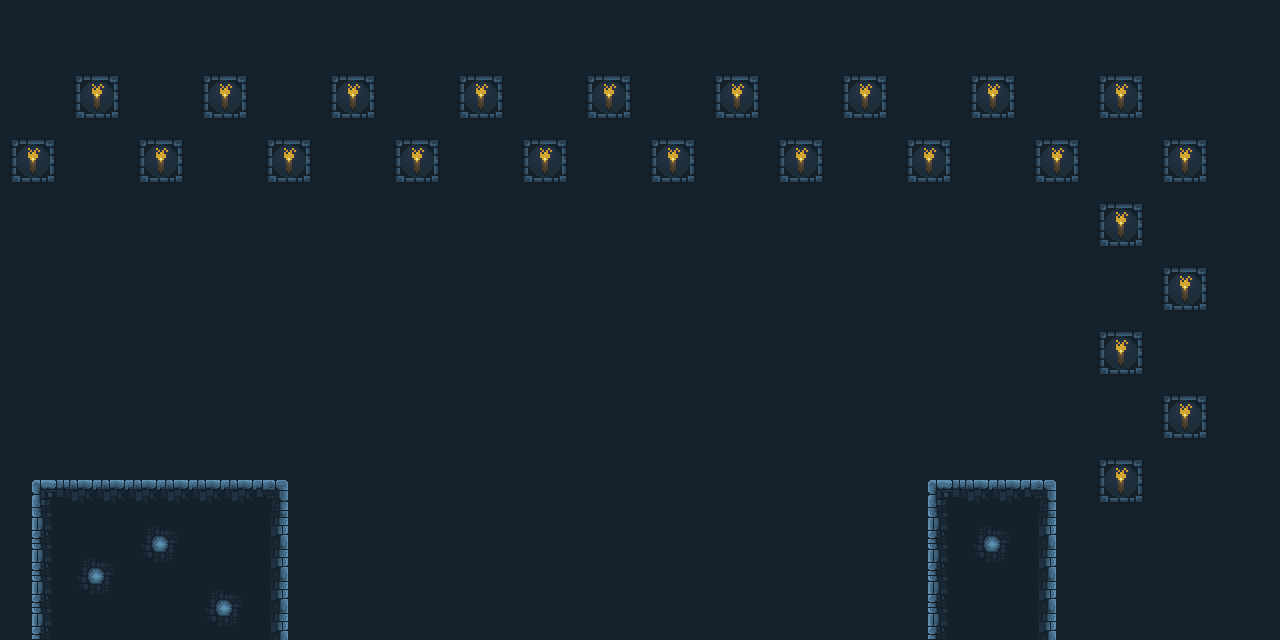

Below is a game level as drawn by its tile map, then a one-line description and the .tmx that defines it (tile-layer data replaced by summaries):
An orthogonal 40x20 tile map with 32x32 px tiles, 2 tile layers (foreground, background), 8 tilesets and 25 objects (player, goal).

<map version="1.0" orientation="orthogonal" renderorder="right-down" width="40" height="20" tilewidth="32" tileheight="32" nextobjectid="101">
 <properties>
  <property name="music" value="music3" />
 </properties>
 <tileset firstgid="1" name="tileset" tilewidth="32" tileheight="32" tilecount="54">
  <image source="../images/tileset.png" width="192" height="288" />
 </tileset>
 <tileset firstgid="55" name="enemy" tilewidth="32" tileheight="32" tilecount="1">
  <image source="../images/enemy.png" width="32" height="32" />
 </tileset>
 <tileset firstgid="56" name="player" tilewidth="64" tileheight="64" tilecount="16">
  <image source="../images/player.png" width="256" height="256" />
 </tileset>
 <tileset firstgid="72" name="goal" tilewidth="64" tileheight="64" tilecount="1">
  <image source="../images/goal.png" width="96" height="96" />
 </tileset>
 <tileset firstgid="73" name="coin" tilewidth="32" tileheight="32" tilecount="5">
  <image source="../images/coin.png" width="160" height="32" />
 </tileset>
 <tileset firstgid="78" name="spikes" tilewidth="32" tileheight="32" tilecount="2">
  <image source="../images/spikes.png" width="64" height="32" />
 </tileset>
 <tileset firstgid="80" name="shooter" tilewidth="32" tileheight="32" tilecount="4">
  <image source="../images/shooter.png" width="128" height="32" />
 </tileset>
 <tileset firstgid="84" name="mobile_platform" tilewidth="128" tileheight="32" tilecount="1">
  <image source="../images/mobile_platform.png" width="128" height="32" />
 </tileset>
 <layer name="foreground" width="40" height="20">
  <data>[800 cells, 800 non-empty, 11 distinct tile ids]</data>
 </layer>
 <objectgroup name="characters">
  <object id="1" name="player" type="player" gid="56" x="64" y="480" width="64" height="64" />
  <object id="9" name="goal" type="goal" gid="72" x="960" y="480" width="64" height="64" />
 </objectgroup>
 <objectgroup name="platforms">
  <object id="67" gid="84" x="320" y="512" width="128" height="32">
   <properties>
    <property name="maxDistance" value="7" />
    <property name="speed" value="400" />
   </properties>
  </object>
  <object id="68" gid="84" x="512" y="448" width="128" height="32">
   <properties>
    <property name="maxDistance" value="3" />
    <property name="speed" value="300" />
   </properties>
  </object>
  <object id="71" gid="84" x="640" y="576" width="128" height="32">
   <properties>
    <property name="maxDistance" value="5" />
    <property name="speed" value="700" />
   </properties>
  </object>
 </objectgroup>
 <objectgroup name="coins">
  <object id="100" gid="73" x="448" y="448" width="32" height="32" />
  <object id="99" gid="73" x="416" y="480" width="32" height="32" />
  <object id="98" gid="73" x="384" y="480" width="32" height="32" />
  <object id="97" gid="73" x="352" y="480" width="32" height="32" />
  <object id="95" gid="73" x="672" y="544" width="32" height="32" />
  <object id="96" gid="73" x="320" y="480" width="32" height="32" />
  <object id="94" gid="73" x="672" y="480" width="32" height="32" />
  <object id="93" gid="73" x="672" y="416" width="32" height="32" />
  <object id="92" gid="73" x="640" y="416" width="32" height="32" />
  <object id="91" gid="73" x="608" y="416" width="32" height="32" />
  <object id="90" gid="73" x="576" y="416" width="32" height="32" />
  <object id="89" gid="73" x="544" y="416" width="32" height="32" />
  <object id="88" gid="73" x="512" y="416" width="32" height="32" />
  <object id="87" gid="73" x="864" y="544" width="32" height="32" />
  <object id="86" gid="73" x="896" y="544" width="32" height="32" />
  <object id="85" gid="73" x="832" y="544" width="32" height="32" />
  <object id="84" gid="73" x="800" y="544" width="32" height="32" />
  <object id="83" gid="73" x="768" y="544" width="32" height="32" />
  <object id="82" gid="73" x="736" y="544" width="32" height="32" />
  <object id="81" gid="73" x="704" y="544" width="32" height="32" />
 </objectgroup>
 <layer name="background" width="40" height="20">
  <data>[800 cells, 96 non-empty, 4 distinct tile ids]</data>
 </layer>
</map>
